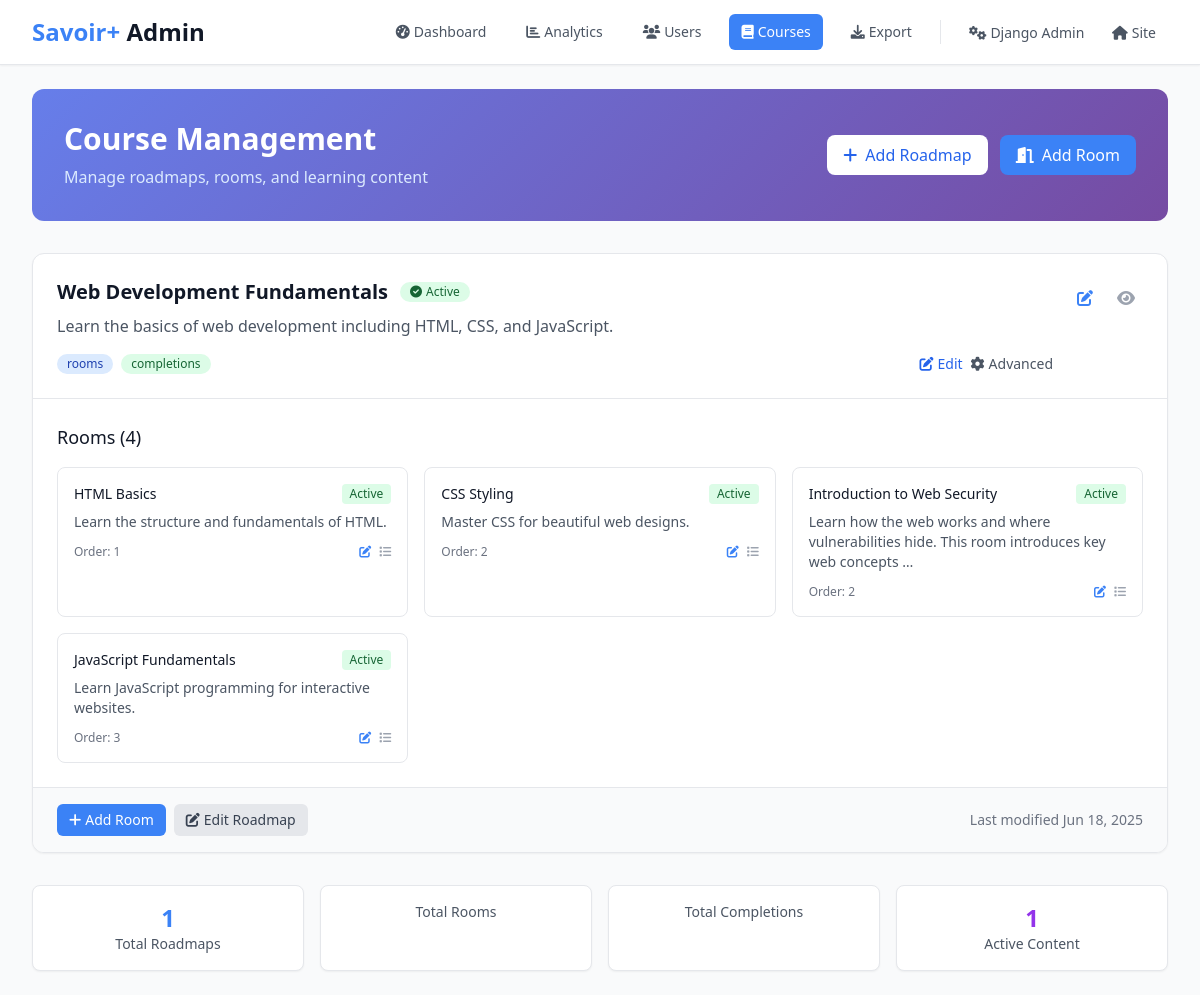
/manage/courses/ (signed in), run on an earlier commit of the app's database.
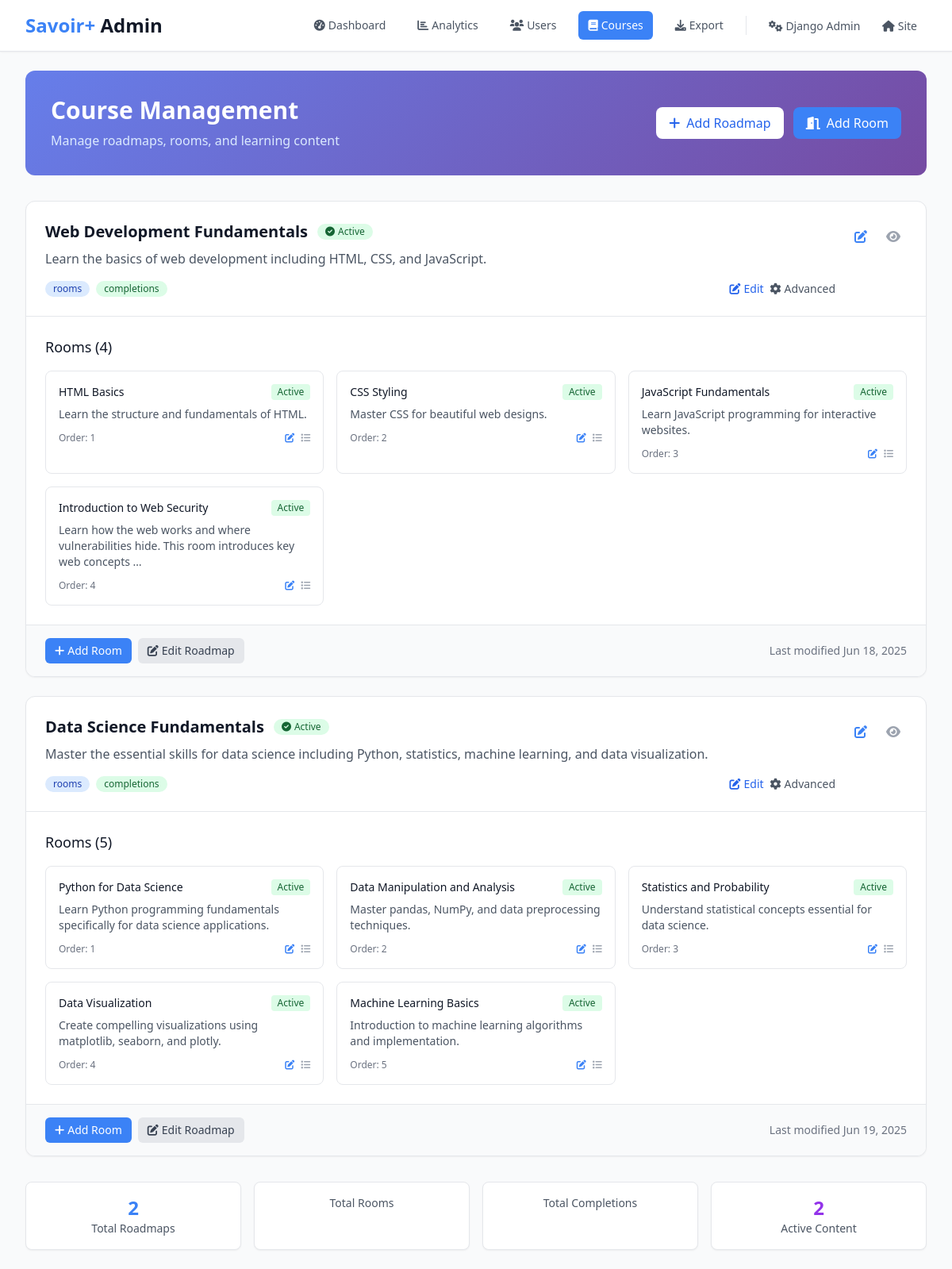
And on a later commit of the database.
### lms/models.py (models this page shows, shortened)
class Roadmap(models.Model):
    title = models.CharField(max_length=200, verbose_name=_('Title'))
    title_fr = models.CharField(max_length=200, blank=True, verbose_name=_('Title (French)'))
    description = models.TextField(verbose_name=_('Description'))
    description_fr = models.TextField(blank=True, verbose_name=_('Description (French)'))
    is_active = models.BooleanField(default=True, verbose_name=_('Is Active'))
    created_at = models.DateTimeField(auto_now_add=True)
    class Meta:
        verbose_name = _('Roadmap')
        verbose_name_plural = _('Roadmaps')

class Room(models.Model):
    title = models.CharField(max_length=200, verbose_name=_('Title'))
    title_fr = models.CharField(max_length=200, blank=True, verbose_name=_('Title (French)'))
    description = models.TextField(verbose_name=_('Description'))
    description_fr = models.TextField(blank=True, verbose_name=_('Description (French)'))
    roadmap = models.ForeignKey(Roadmap, on_delete=models.CASCADE, related_name='rooms', verbose_name=_('Roadmap'))
    prerequisite_room = models.ForeignKey('self', on_delete=models.SET_NULL, blank=True, null=True, verbose_name=_('Prerequisite Room'))
    order = models.PositiveIntegerField(default=0, verbose_name=_('Order'))
    is_active = models.BooleanField(default=True, verbose_name=_('Is Active'))
    created_at = models.DateTimeField(auto_now_add=True)
    class Meta:
        verbose_name = _('Room')
        verbose_name_plural = _('Rooms')
        ordering = ['roadmap', 'order']

### lms/views.py (the view)
# urls.py: path('manage/courses/', views.admin_course_management, name='admin_course_management'),
@staff_member_required
def admin_course_management(request):
    roadmaps = Roadmap.objects.all().prefetch_related('rooms__sections')
    rooms = Room.objects.all().select_related('roadmap').prefetch_related('sections')
    context = {
        'roadmaps': roadmaps,
        'rooms': rooms,
        'total_roadmaps': roadmaps.count(),
        'total_rooms': rooms.count(),
        'total_sections': Section.objects.count(),
    }
    return render(request, 'admin/course_management.html', context)

### lms/models.py (called while the page is built)
    def save(self, *args, **kwargs):
        if not self.trial_start_date:
            from django.utils import timezone
            self.trial_start_date = timezone.now()
        if not self.trial_end_date and self.trial_start_date:
            self.trial_end_date = self.trial_start_date + timedelta(days=15)
        super().save(*args, **kwargs)

### templates/admin/course_management.html (shortened to what the changed rows need)
<!DOCTYPE html>
<html lang="en">
<head>
    <script src="https://cdn.tailwindcss.com"></script>
    <link rel="stylesheet" href="https://cdnjs.cloudflare.com/ajax/libs/font-awesome/6.0.0/css/all.min.css">
</head>
<body class="bg-gray-50 min-h-screen">
    <header class="bg-white shadow-sm border-b border-gray-200">
        <div class="max-w-7xl mx-auto px-4 sm:px-6 lg:px-8">
            <div class="flex justify-between items-center h-16">
                <div class="flex items-center">
                    <div class="flex-shrink-0">
                        <h1 class="text-2xl font-bold text-gray-900">
                            <span class="text-primary">Savoir+</span> Admin
                        </h1>
                    </div>
                </div>
            </div>
        </div>
    </header>
    <main class="max-w-7xl mx-auto py-6 px-4 sm:px-6 lg:px-8">
        <div class="mb-8">
            <div class="gradient-bg rounded-xl p-8 text-white">
                <div class="flex justify-between items-center">
                    <div>
                        <h1 class="text-3xl font-bold mb-2">Course Management</h1>
                    </div>
                </div>
            </div>
        </div>
        <div class="space-y-6">
            {% for roadmap in roadmaps %}
            <div class="bg-white rounded-xl shadow-sm border border-gray-200 overflow-hidden card-hover">
                <div class="p-6 border-b border-gray-200">
                    <div class="flex justify-between items-start">
                        <div class="flex-1">
                            <div class="flex items-center mb-2">
                                <h3 class="text-xl font-semibold text-gray-900">{{ roadmap.title }}</h3>
                                {% if roadmap.is_active %}
                                    <span class="ml-3 inline-flex items-center px-2.5 py-0.5 rounded-full text-xs font-medium bg-green-100 text-green-800">
                                        <i class="fas fa-check-circle mr-1"></i>Active
                                    </span>
                                {% else %}
                                    <span class="ml-3 inline-flex items-center px-2.5 py-0.5 rounded-full text-xs font-medium bg-gray-100 text-gray-800">
                                        <i class="fas fa-pause-circle mr-1"></i>Inactive
                                    </span>
                                {% endif %}
                            </div>
                            <p class="text-gray-600 mb-4">{{ roadmap.description|truncatewords:20 }}</p>
                            <div class="flex items-center justify-between">
                                <div class="flex items-center space-x-2">
                                    <span class="inline-flex items-center px-2.5 py-0.5 rounded-full text-xs font-medium bg-blue-100 text-blue-800">
                                        {{ roadmap.room_count }} rooms
                                    </span>
                                    <span class="inline-flex items-center px-2.5 py-0.5 rounded-full text-xs font-medium bg-green-100 text-green-800">
                                        {{ roadmap.completion_count }} completions
                                    </span>
                                </div>
                                <div class="flex items-center space-x-2">
                                    <a href="/manage/roadmap/{{ roadmap.id }}/edit/"
                                       class="text-blue-600 hover:text-blue-800 text-sm font-medium">
                                        <i class="fas fa-edit mr-1"></i>Edit
                                    </a>
                                    <a href="/admin/lms/roadmap/{{ roadmap.id }}/change/"
                                       class="text-gray-600 hover:text-gray-800 text-sm font-medium">
                                        <i class="fas fa-cog mr-1"></i>Advanced
                                    </a>
                                </div>
                            </div>
                        </div>
                        <div class="flex items-center space-x-2 ml-4">
                            <a href="/admin/lms/roadmap/{{ roadmap.id }}/change/" class="text-primary hover:text-primary-dark p-2 rounded-lg hover:bg-blue-50 transition-colors" title="Edit Roadmap">
                                <i class="fas fa-edit"></i>
                            </a>
                            <a href="#" class="text-gray-400 hover:text-gray-600 p-2 rounded-lg hover:bg-gray-50 transition-colors" title="View Details">
                                <i class="fas fa-eye"></i>
                            </a>
                        </div>
                    </div>
                </div>
                <div class="p-6">
                    <h4 class="text-lg font-medium text-gray-900 mb-4">Rooms ({{ roadmap.rooms.count }})</h4>
                    {% if roadmap.rooms.exists %}
                        <div class="grid grid-cols-1 md:grid-cols-2 lg:grid-cols-3 gap-4">
                            {% for room in roadmap.rooms.all %}
                            <div class="border border-gray-200 rounded-lg p-4 hover:border-primary transition-colors">
                                <div class="flex justify-between items-start mb-2">
                                    <h5 class="font-medium text-gray-900 text-sm">{{ room.title }}</h5>
                                    {% if room.is_active %}
                                        <span class="inline-flex items-center px-2 py-0.5 rounded text-xs font-medium bg-green-100 text-green-800">
                                            Active
                                        </span>
                                    {% else %}
                                        <span class="inline-flex items-center px-2 py-0.5 rounded text-xs font-medium bg-gray-100 text-gray-800">
                                            Inactive
                                        </span>
                                    {% endif %}
                                </div>
                                <p class="text-gray-600 text-sm mb-3">{{ room.description|truncatewords:15 }}</p>
                                <div class="flex justify-between items-center text-xs text-gray-500">
                                    <span>Order: {{ room.order }}</span>
                                    <div class="flex space-x-2">
                                        <a href="/admin/lms/room/{{ room.id }}/change/" class="text-primary hover:text-primary-dark" title="Edit Room">
                                            <i class="fas fa-edit"></i>
                                        </a>
                                        <a href="#" class="text-gray-400 hover:text-gray-600" title="View Sections">
                                            <i class="fas fa-list"></i>
                                        </a>
                                    </div>
                                </div>
                            </div>
                            {% endfor %}
                        </div>
                    {% endif %}
                </div>
                <div class="px-6 py-4 bg-gray-50 border-t border-gray-200">
                    <div class="flex justify-between items-center">
                        <div class="flex space-x-2">
                            <a href="/admin/lms/room/add/?roadmap={{ roadmap.id }}" class="inline-flex items-center px-3 py-1.5 text-sm bg-primary text-white rounded-md hover:bg-primary-dark transition-colors">
                                <i class="fas fa-plus mr-1"></i>Add Room
                            </a>
                            <a href="/admin/lms/roadmap/{{ roadmap.id }}/change/" class="inline-flex items-center px-3 py-1.5 text-sm bg-gray-200 text-gray-700 rounded-md hover:bg-gray-300 transition-colors">
                                <i class="fas fa-edit mr-1"></i>Edit Roadmap
                            </a>
                        </div>
                        <div class="text-sm text-gray-500">
                            Last modified {{ roadmap.created_at|date:"M d, Y" }}
                        </div>
                    </div>
                </div>
            </div>
            {% endfor %}
        </div>
        <div class="mt-8 grid grid-cols-1 md:grid-cols-4 gap-4">
            <div class="bg-white rounded-lg p-4 shadow-sm border border-gray-200">
                <div class="text-center">
                    <div class="text-2xl font-bold text-primary">{{ roadmaps|length }}</div>
                    <div class="text-sm text-gray-600">Total Roadmaps</div>
                </div>
            </div>
            <div class="bg-white rounded-lg p-4 shadow-sm border border-gray-200">
                <div class="text-center">
                    <div class="text-2xl font-bold text-purple-600">{{ roadmaps|length }}</div>
                    <div class="text-sm text-gray-600">Active Content</div>
                </div>
            </div>
        </div>
    </main>
</body>
</html>

What changed in the data, as far as the page shows it:
shown differently, row unchanged: Room "JavaScript Fundamentals": moves up the list
changed Room "Introduction to Web Security": order "2" → "4"
added Roadmap: title "Data Science Fundamentals", is_active True (drawn), description "Master the essential skills for data science including Python, statistics, machine learning, and data visualization.", rooms.count "5", created_at "Jun 19, 2025"
added Room: title "Python for Data Science", is_active "Active", description "Learn Python programming fundamentals specifically for data science applications.", order "1", shown under "Data Science Fundamentals"
added Room: title "Data Manipulation and Analysis", is_active "Active", description "Master pandas, NumPy, and data preprocessing techniques.", order "2", shown under "Data Science Fundamentals"
added Room: title "Statistics and Probability", is_active "Active", description "Understand statistical concepts essential for data science.", order "3", shown under "Data Science Fundamentals"
added Room: title "Data Visualization", is_active "Active", description "Create compelling visualizations using matplotlib, seaborn, and plotly.", order "4", shown under "Data Science Fundamentals"
added Room: title "Machine Learning Basics", is_active "Active", description "Introduction to machine learning algorithms and implementation.", order "5", shown under "Data Science Fundamentals"
Also different on the page:
{{ roadmaps|length }}: "1" → "2"
